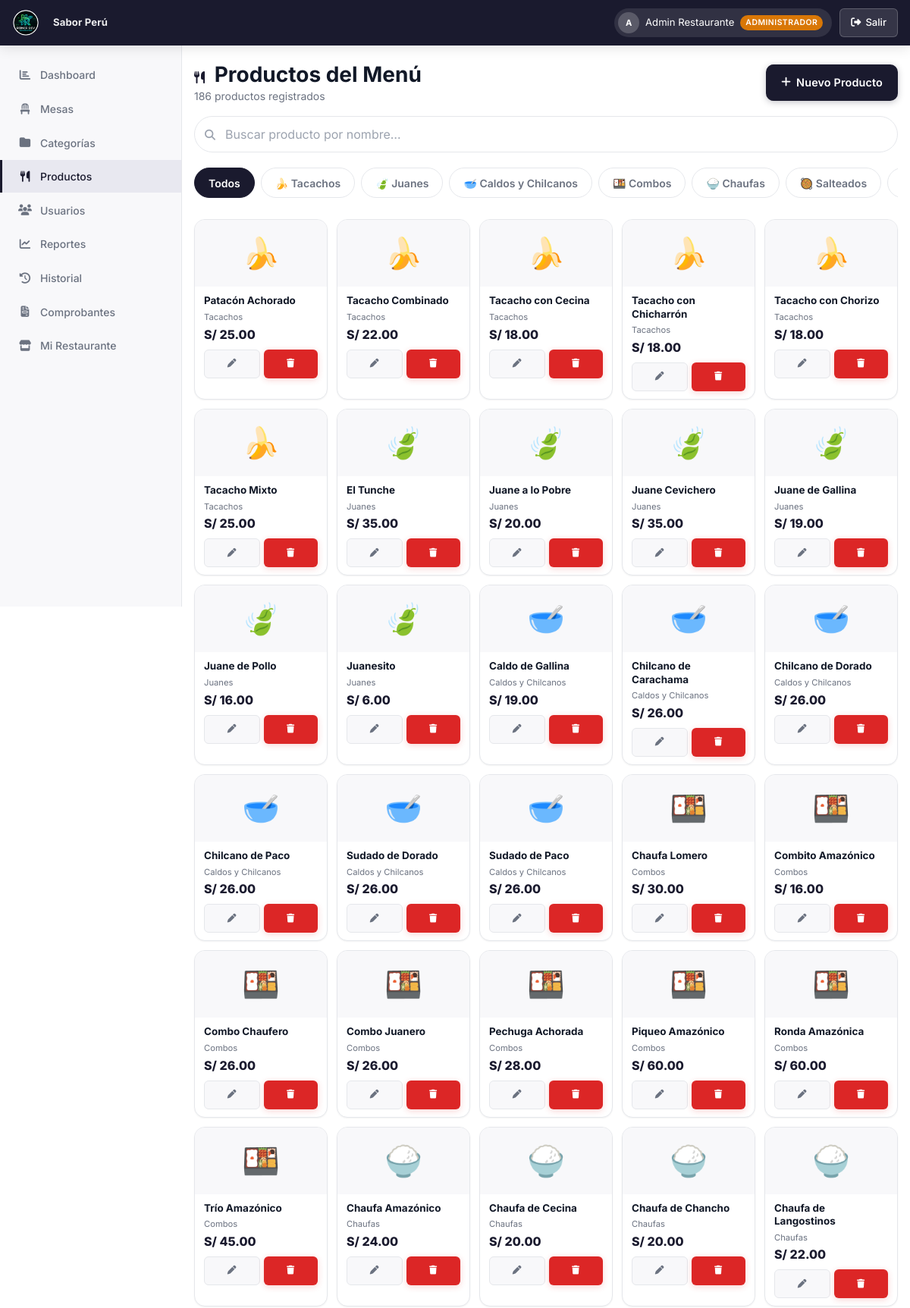
The page /roles/admin/menu_productos.php (signed in, upper part) on the database its author committed.
### tables this page shows
CREATE TABLE IF NOT EXISTS facturacion_config (
    id                  INT PRIMARY KEY AUTO_INCREMENT,
    restaurante_id      INT          NOT NULL UNIQUE,
    ruc                 VARCHAR(11)  DEFAULT NULL,
    razon_social        VARCHAR(200) DEFAULT NULL,
    direccion_fiscal    VARCHAR(300) DEFAULT NULL,
    serie_boleta        VARCHAR(4)   DEFAULT 'B001',
    serie_factura       VARCHAR(4)   DEFAULT 'F001',
    correlativo_boleta  INT          DEFAULT 0,
    correlativo_factura INT          DEFAULT 0,
    pie_mensaje         VARCHAR(300) DEFAULT '¡Gracias por su visita!',
    logo                VARCHAR(255) DEFAULT NULL,
    updated_at          TIMESTAMP    DEFAULT CURRENT_TIMESTAMP ON UPDATE CURRENT_TIMESTAMP,
    FOREIGN KEY (restaurante_id) REFERENCES restaurantes(id) ON DELETE CASCADE
);

CREATE TABLE IF NOT EXISTS restaurantes (
    id         INT PRIMARY KEY AUTO_INCREMENT,
    nombre     VARCHAR(100) NOT NULL,
    logo       VARCHAR(255) DEFAULT NULL,
    activo     TINYINT(1)   DEFAULT 1,
    created_at TIMESTAMP    DEFAULT CURRENT_TIMESTAMP
);

CREATE TABLE IF NOT EXISTS categorias (
    id              INT PRIMARY KEY AUTO_INCREMENT,
    restaurante_id  INT NOT NULL,
    nombre          VARCHAR(80)  NOT NULL,
    icono           VARCHAR(10)  DEFAULT '🍽️',
    orden           INT          DEFAULT 0,
    activo          TINYINT(1)   DEFAULT 1,
    FOREIGN KEY (restaurante_id) REFERENCES restaurantes(id) ON DELETE CASCADE
);

CREATE TABLE IF NOT EXISTS productos (
    id              INT PRIMARY KEY AUTO_INCREMENT,
    restaurante_id  INT          NOT NULL,
    categoria_id    INT          NOT NULL,
    nombre          VARCHAR(120) NOT NULL,
    descripcion     TEXT         DEFAULT NULL,
    precio          DECIMAL(8,2) NOT NULL,
    imagen          VARCHAR(255) DEFAULT NULL,
    tiene_opciones  TINYINT(1)   DEFAULT 0,
    activo          TINYINT(1)   DEFAULT 1,
    FOREIGN KEY (categoria_id)   REFERENCES categorias(id) ON DELETE CASCADE,
    FOREIGN KEY (restaurante_id) REFERENCES restaurantes(id) ON DELETE CASCADE
);

### roles/admin/menu_productos.php (the view, shortened to what this page needs)
<?php
$restauranteId = $_SESSION['restaurante_id'];
$db = getDB();
$stCats = $db->prepare("SELECT * FROM categorias WHERE restaurante_id = ? AND activo = 1 ORDER BY orden");
$stCats->execute([$restauranteId]);
$categorias = $stCats->fetchAll();
$stProds = $db->prepare("
    SELECT p.*, c.nombre AS categoria_nombre, c.icono AS categoria_icono
    FROM productos p
    JOIN categorias c ON c.id = p.categoria_id
    WHERE p.restaurante_id = ?
    ORDER BY c.orden, p.nombre
");
$stProds->execute([$restauranteId]);
$productos = $stProds->fetchAll();
require_once '../../includes/header.php';
?>
<div class="layout-admin">
    <aside class="sidebar">
        <ul class="sidebar-menu">
            <li><a href="dashboard.php"><span class="menu-icon"><i class="fa-solid fa-chart-bar"></i></span> Dashboard</a></li>
            <li><a href="mesas.php"><span class="menu-icon"><i class="fa-solid fa-chair"></i></span> Mesas</a></li>
            <li><a href="menu_categorias.php"><span class="menu-icon"><i class="fa-solid fa-folder"></i></span> Categorías</a></li>
            <li><a href="menu_productos.php" class="active"><span class="menu-icon"><i class="fa-solid fa-utensils"></i></span> Productos</a></li>
            <li><a href="usuarios.php"><span class="menu-icon"><i class="fa-solid fa-users"></i></span> Usuarios</a></li>
            <li><a href="reportes.php"><span class="menu-icon"><i class="fa-solid fa-chart-line"></i></span> Reportes</a></li>
            <li><a href="historial.php"><span class="menu-icon"><i class="fa-solid fa-clock-rotate-left"></i></span> Historial</a></li>
            <li><a href="historial_comprobantes.php"><span class="menu-icon"><i class="fa-solid fa-file-invoice"></i></span> Comprobantes</a></li>
            <li><a href="config_facturacion.php"><span class="menu-icon"><i class="fa-solid fa-store"></i></span> Mi Restaurante</a></li>
        </ul>
    </aside>
    <div class="main-content">
        <div class="page-content">
            <div class="d-flex align-center justify-between mb-16">
                <div>
                    <h1><i class="fa-solid fa-utensils" style="font-size:1rem;margin-right:6px;color:var(--primary);"></i> Productos del Menú</h1>
                    <p><?= count($productos) ?> productos registrados</p>
                </div>
                <button class="btn btn-primario" onclick="nuevoProducto()">
                    <i class="fa-solid fa-plus"></i> Nuevo Producto
                </button>
            </div>
            <div class="mb-16">
                <div class="input-icon-wrap">
                    <span class="input-icon-left"><i class="fa-solid fa-magnifying-glass"></i></span>
                    <input type="text" id="buscador-admin" class="form-control"
                        placeholder="Buscar producto por nombre…"
                        oninput="buscarAdmin(this.value)"
                        style="border-radius:999px;">
                </div>
            </div>
            <div class="categorias-tabs mb-16">
                <button class="tab-cat active" onclick="filtrarCategoria('', this)">Todos</button>
                <?php foreach ($categorias as $cat): ?>
                <button class="tab-cat" onclick="filtrarCategoria('<?= $cat['id'] ?>', this)">
                    <?= htmlspecialchars($cat['icono']) ?> <?= htmlspecialchars($cat['nombre']) ?>
                </button>
                <?php endforeach; ?>
            </div>
            <div id="productos-grid" class="productos-grid">
                <?php foreach ($productos as $p): ?>
                <div class="producto-card admin-prod"
                    data-cat="<?= $p['categoria_id'] ?>"
                    data-id="<?= $p['id'] ?>"
                    data-nombre="<?= htmlspecialchars($p['nombre'], ENT_QUOTES) ?>">
                    <div class="producto-thumb" style="<?= !$p['activo'] ? 'filter:grayscale(1);opacity:.5;' : '' ?>">
                        <?= htmlspecialchars($p['categoria_icono']) ?>
                    </div>
                    <div class="producto-info">
                        <div class="producto-nombre"><?= htmlspecialchars($p['nombre']) ?></div>
                        <div style="font-size:.7rem;color:var(--text-secondary);margin:2px 0;"><?= htmlspecialchars($p['categoria_nombre']) ?></div>
                        <div class="producto-precio">S/ <?= number_format($p['precio'], 2) ?></div>
                        <div style="display:flex;gap:5px;margin-top:8px;">
                            <button class="btn btn-ghost btn-sm" style="flex:1;font-size:.73rem;"
                                onclick='editarProducto(<?= json_encode($p) ?>)'>
                                <i class="fa-solid fa-pen"></i>
                            </button>
                            <button class="btn btn-peligro btn-sm" style="flex:1;font-size:.73rem;"
                                onclick="eliminarProducto(<?= $p['id'] ?>, '<?= htmlspecialchars($p['nombre'], ENT_QUOTES) ?>')">
                                <i class="fa-solid fa-trash"></i>
                            </button>
                        </div>
                    </div>
                </div>
                <?php endforeach; ?>
            </div>
        </div>
    </div>
</div>
<?php require_once '../../includes/footer.php'; ?>

### includes/header.php (shortened to what this page needs)
<?php
$rolLabel = [
    'superadmin' => 'Super Admin',
    'admin'      => 'Administrador',
    'atencion'   => 'Atención',
    'cocina'     => 'Cocina',
][$_SESSION['rol']] ?? $_SESSION['rol'];
$nombreInicial = strtoupper(substr($_SESSION['nombre'] ?? 'U', 0, 1));
$_brandingLogo   = BASE_URL . '/assets/logo.png';
$_brandingNombre = 'R.DEV';
if (!empty($_SESSION['restaurante_id']) && $_SESSION['rol'] !== 'superadmin') {
    try {
        $_dbB = getDB();
        $_stB = $_dbB->prepare("
            SELECT fc.logo, fc.nombre_comercial, r.nombre
            FROM restaurantes r
            LEFT JOIN facturacion_config fc ON fc.restaurante_id = r.id
            WHERE r.id = ?
        ");
        $_stB->execute([$_SESSION['restaurante_id']]);
        $_brand = $_stB->fetch();
        if ($_brand) {
            $_brandingNombre = htmlspecialchars(
                !empty($_brand['nombre_comercial']) ? $_brand['nombre_comercial'] : $_brand['nombre']
            );
        }
    } catch (Exception $_eB) {  }
}
?>
<!DOCTYPE html>
<html lang="es">
<head>
    <link rel="stylesheet" href="https://cdnjs.cloudflare.com/ajax/libs/font-awesome/6.5.1/css/all.min.css">
    <link rel="stylesheet" href="<?= BASE_URL ?>/assets/css/main.css?v=<?= filemtime(__DIR__ . '/../assets/css/main.css') ?>">
</head>
<body>
<nav class="navbar">
    <div class="navbar-brand">
        <?php if ($_SESSION['rol'] === 'superadmin'): ?>
            <img src="<?= BASE_URL ?>/assets/logo.png" alt="R.DEV" style="height:32px;width:auto;">
        <?php else: ?>
            <img src="<?= $_brandingLogo ?>" alt="<?= $_brandingNombre ?>"
                 style="height:36px;width:auto;max-width:120px;object-fit:contain;border-radius:4px;">
            <span style="font-size:.82rem;font-weight:700;color:rgba(255,255,255,.92);margin-left:8px;
                         max-width:160px;overflow:hidden;text-overflow:ellipsis;white-space:nowrap;
                         letter-spacing:.01em;">
                <?= $_brandingNombre ?>
            </span>
        <?php endif; ?>
    </div>
    <div class="navbar-right">
        <div class="navbar-user">
            <div class="avatar"><?= $nombreInicial ?></div>
            <span style="font-size:0.82rem;"><?= htmlspecialchars($_SESSION['nombre'] ?? 'Usuario') ?></span>
            <span class="rol-badge rol-<?= $_SESSION['rol'] ?>"><?= $rolLabel ?></span>
        </div>
        <?php if (!isset($hideLogout) || !$hideLogout): ?>
        <a href="<?= BASE_URL ?>/auth/logout.php" class="btn-logout">
            <i class="fa-solid fa-right-from-bracket"></i>
            <span class="logout-label">Salir</span>
        </a>
        <?php endif; ?>
    </div>
</nav>

### rows shown on the page
facturacion_config: restaurante.nombre "Sabor Perú"
categorias: icono "🍌", nombre "Tacachos"
categorias: icono "🍃", nombre "Juanes"
categorias: icono "🥣", nombre "Caldos y Chilcanos"
categorias: icono "🍱", nombre "Combos"
categorias: icono "🍚", nombre "Chaufas"
categorias: icono "🥘", nombre "Salteados"
productos: categoria.icono "🍌", nombre "Patacón Achorado", categoria.nombre "Tacachos", precio "25.00"
productos: categoria.icono "🍌", nombre "Tacacho Combinado", categoria.nombre "Tacachos", precio "22.00"
productos: categoria.icono "🍌", nombre "Tacacho con Cecina", categoria.nombre "Tacachos", precio "18.00"
productos: categoria.icono "🍌", nombre "Tacacho con Chicharrón", categoria.nombre "Tacachos", precio "18.00"
productos: categoria.icono "🍌", nombre "Tacacho con Chorizo", categoria.nombre "Tacachos", precio "18.00"
productos: categoria.icono "🍌", nombre "Tacacho Mixto", categoria.nombre "Tacachos", precio "25.00"
productos: categoria.icono "🍃", nombre "El Tunche", categoria.nombre "Juanes", precio "35.00"
productos: categoria.icono "🍃", nombre "Juane a lo Pobre", categoria.nombre "Juanes", precio "20.00"
productos: categoria.icono "🍃", nombre "Juane Cevichero", categoria.nombre "Juanes", precio "35.00"
productos: categoria.icono "🍃", nombre "Juane de Gallina", categoria.nombre "Juanes", precio "19.00"
productos: categoria.icono "🍃", nombre "Juane de Pollo", categoria.nombre "Juanes", precio "16.00"
productos: categoria.icono "🍃", nombre "Juanesito", categoria.nombre "Juanes", precio "6.00"
productos: categoria.icono "🥣", nombre "Caldo de Gallina", categoria.nombre "Caldos y Chilcanos", precio "19.00"
productos: categoria.icono "🥣", nombre "Chilcano de Carachama", categoria.nombre "Caldos y Chilcanos", precio "26.00"
productos: categoria.icono "🥣", nombre "Chilcano de Dorado", categoria.nombre "Caldos y Chilcanos", precio "26.00"
productos: categoria.icono "🥣", nombre "Chilcano de Paco", categoria.nombre "Caldos y Chilcanos", precio "26.00"
productos: categoria.icono "🥣", nombre "Sudado de Dorado", categoria.nombre "Caldos y Chilcanos", precio "26.00"
productos: categoria.icono "🥣", nombre "Sudado de Paco", categoria.nombre "Caldos y Chilcanos", precio "26.00"
productos: categoria.icono "🍱", nombre "Chaufa Lomero", categoria.nombre "Combos", precio "30.00"
productos: categoria.icono "🍱", nombre "Combito Amazónico", categoria.nombre "Combos", precio "16.00"
productos: categoria.icono "🍱", nombre "Combo Chaufero", categoria.nombre "Combos", precio "26.00"
productos: categoria.icono "🍱", nombre "Combo Juanero", categoria.nombre "Combos", precio "26.00"
productos: categoria.icono "🍱", nombre "Pechuga Achorada", categoria.nombre "Combos", precio "28.00"
productos: categoria.icono "🍱", nombre "Piqueo Amazónico", categoria.nombre "Combos", precio "60.00"
productos: categoria.icono "🍱", nombre "Ronda Amazónica", categoria.nombre "Combos", precio "60.00"
productos: categoria.icono "🍱", nombre "Trío Amazónico", categoria.nombre "Combos", precio "45.00"
productos: categoria.icono "🍚", nombre "Chaufa Amazónico", categoria.nombre "Chaufas", precio "24.00"
productos: categoria.icono "🍚", nombre "Chaufa de Cecina", categoria.nombre "Chaufas", precio "20.00"
productos: categoria.icono "🍚", nombre "Chaufa de Chancho", categoria.nombre "Chaufas", precio "20.00"
productos: categoria.icono "🍚", nombre "Chaufa de Langostinos", categoria.nombre "Chaufas", precio "22.00"

### other values the page prints
$nombreInicial "A"
$_SESSION['nombre'] "Admin Restaurante"
$rolLabel "ADMINISTRADOR"
count($productos) "186"
